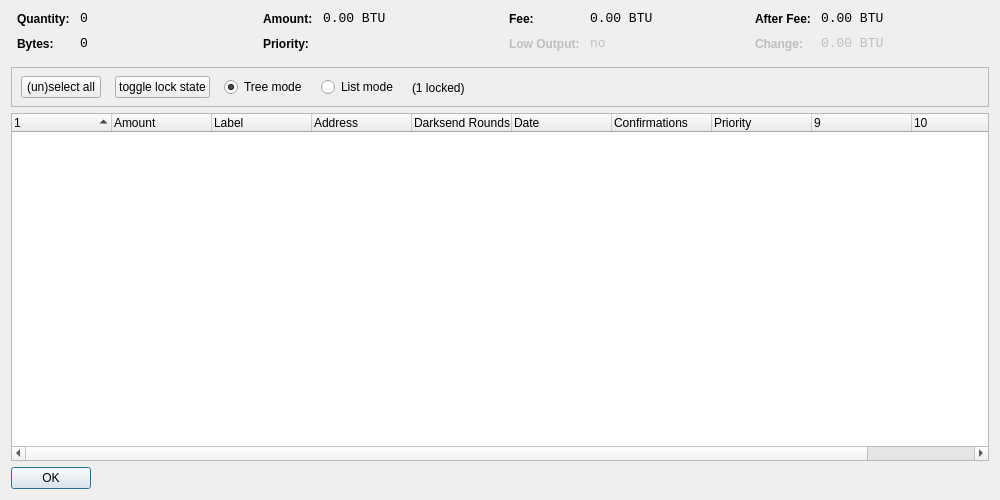
<?xml version="1.0" encoding="UTF-8"?>
<ui version="4.0">
 <class>CoinControlDialog</class>
 <widget class="QDialog" name="CoinControlDialog">
  <property name="geometry">
   <rect>
    <x>0</x>
    <y>0</y>
    <width>1000</width>
    <height>500</height>
   </rect>
  </property>
  <property name="windowTitle">
   <string>Coin Control</string>
  </property>
  <layout class="QVBoxLayout" name="verticalLayout">
   <item>
    <layout class="QHBoxLayout" name="horizontalLayoutTop" stretch="0,0,0,0">
     <property name="topMargin">
      <number>0</number>
     </property>
     <property name="bottomMargin">
      <number>10</number>
     </property>
     <item>
      <layout class="QFormLayout" name="formLayoutCoinControl1">
       <property name="horizontalSpacing">
        <number>10</number>
       </property>
       <property name="verticalSpacing">
        <number>10</number>
       </property>
       <property name="leftMargin">
        <number>6</number>
       </property>
       <property name="rightMargin">
        <number>6</number>
       </property>
       <item row="0" column="0">
        <widget class="QLabel" name="labelCoinControlQuantityText">
         <property name="styleSheet">
          <string notr="true">font-weight:bold;</string>
         </property>
         <property name="text">
          <string>Quantity:</string>
         </property>
        </widget>
       </item>
       <item row="0" column="1">
        <widget class="QLabel" name="labelCoinControlQuantity">
         <property name="font">
          <font>
           <family>Monospace</family>
           <pointsize>10</pointsize>
          </font>
         </property>
         <property name="cursor">
          <cursorShape>IBeamCursor</cursorShape>
         </property>
         <property name="contextMenuPolicy">
          <enum>Qt::ActionsContextMenu</enum>
         </property>
         <property name="text">
          <string notr="true">0</string>
         </property>
         <property name="textInteractionFlags">
          <set>Qt::LinksAccessibleByMouse|Qt::TextSelectableByKeyboard|Qt::TextSelectableByMouse</set>
         </property>
        </widget>
       </item>
       <item row="1" column="0">
        <widget class="QLabel" name="labelCoinControlBytesText">
         <property name="styleSheet">
          <string notr="true">font-weight:bold;</string>
         </property>
         <property name="text">
          <string>Bytes:</string>
         </property>
        </widget>
       </item>
       <item row="1" column="1">
        <widget class="QLabel" name="labelCoinControlBytes">
         <property name="font">
          <font>
           <family>Monospace</family>
           <pointsize>10</pointsize>
          </font>
         </property>
         <property name="cursor">
          <cursorShape>IBeamCursor</cursorShape>
         </property>
         <property name="contextMenuPolicy">
          <enum>Qt::ActionsContextMenu</enum>
         </property>
         <property name="text">
          <string notr="true">0</string>
         </property>
         <property name="textInteractionFlags">
          <set>Qt::LinksAccessibleByMouse|Qt::TextSelectableByKeyboard|Qt::TextSelectableByMouse</set>
         </property>
        </widget>
       </item>
      </layout>
     </item>
     <item>
      <layout class="QFormLayout" name="formLayoutCoinControl2">
       <property name="horizontalSpacing">
        <number>10</number>
       </property>
       <property name="verticalSpacing">
        <number>10</number>
       </property>
       <property name="leftMargin">
        <number>6</number>
       </property>
       <property name="rightMargin">
        <number>6</number>
       </property>
       <item row="0" column="0">
        <widget class="QLabel" name="labelCoinControlAmountText">
         <property name="styleSheet">
          <string notr="true">font-weight:bold;</string>
         </property>
         <property name="text">
          <string>Amount:</string>
         </property>
        </widget>
       </item>
       <item row="0" column="1">
        <widget class="QLabel" name="labelCoinControlAmount">
         <property name="font">
          <font>
           <family>Monospace</family>
           <pointsize>10</pointsize>
          </font>
         </property>
         <property name="cursor">
          <cursorShape>IBeamCursor</cursorShape>
         </property>
         <property name="contextMenuPolicy">
          <enum>Qt::ActionsContextMenu</enum>
         </property>
         <property name="text">
          <string notr="true">0.00 BTU</string>
         </property>
         <property name="textInteractionFlags">
          <set>Qt::LinksAccessibleByMouse|Qt::TextSelectableByKeyboard|Qt::TextSelectableByMouse</set>
         </property>
        </widget>
       </item>
       <item row="1" column="0">
        <widget class="QLabel" name="labelCoinControlPriorityText">
         <property name="styleSheet">
          <string notr="true">font-weight:bold;</string>
         </property>
         <property name="text">
          <string>Priority:</string>
         </property>
        </widget>
       </item>
       <item row="1" column="1">
        <widget class="QLabel" name="labelCoinControlPriority">
         <property name="font">
          <font>
           <family>Monospace</family>
           <pointsize>10</pointsize>
          </font>
         </property>
         <property name="cursor">
          <cursorShape>IBeamCursor</cursorShape>
         </property>
         <property name="contextMenuPolicy">
          <enum>Qt::ActionsContextMenu</enum>
         </property>
         <property name="text">
          <string/>
         </property>
         <property name="textInteractionFlags">
          <set>Qt::LinksAccessibleByMouse|Qt::TextSelectableByKeyboard|Qt::TextSelectableByMouse</set>
         </property>
        </widget>
       </item>
      </layout>
     </item>
     <item>
      <layout class="QFormLayout" name="formLayoutCoinControl3">
       <property name="horizontalSpacing">
        <number>10</number>
       </property>
       <property name="verticalSpacing">
        <number>10</number>
       </property>
       <property name="leftMargin">
        <number>6</number>
       </property>
       <property name="rightMargin">
        <number>6</number>
       </property>
       <item row="0" column="0">
        <widget class="QLabel" name="labelCoinControlFeeText">
         <property name="styleSheet">
          <string notr="true">font-weight:bold;</string>
         </property>
         <property name="text">
          <string>Fee:</string>
         </property>
        </widget>
       </item>
       <item row="0" column="1">
        <widget class="QLabel" name="labelCoinControlFee">
         <property name="font">
          <font>
           <family>Monospace</family>
           <pointsize>10</pointsize>
          </font>
         </property>
         <property name="cursor">
          <cursorShape>IBeamCursor</cursorShape>
         </property>
         <property name="contextMenuPolicy">
          <enum>Qt::ActionsContextMenu</enum>
         </property>
         <property name="text">
          <string notr="true">0.00 BTU</string>
         </property>
         <property name="textInteractionFlags">
          <set>Qt::LinksAccessibleByMouse|Qt::TextSelectableByKeyboard|Qt::TextSelectableByMouse</set>
         </property>
        </widget>
       </item>
       <item row="1" column="0">
        <widget class="QLabel" name="labelCoinControlLowOutputText">
         <property name="enabled">
          <bool>false</bool>
         </property>
         <property name="styleSheet">
          <string notr="true">font-weight:bold;</string>
         </property>
         <property name="text">
          <string>Low Output:</string>
         </property>
        </widget>
       </item>
       <item row="1" column="1">
        <widget class="QLabel" name="labelCoinControlLowOutput">
         <property name="enabled">
          <bool>false</bool>
         </property>
         <property name="font">
          <font>
           <family>Monospace</family>
           <pointsize>10</pointsize>
          </font>
         </property>
         <property name="cursor">
          <cursorShape>IBeamCursor</cursorShape>
         </property>
         <property name="contextMenuPolicy">
          <enum>Qt::ActionsContextMenu</enum>
         </property>
         <property name="text">
          <string notr="true">no</string>
         </property>
         <property name="textInteractionFlags">
          <set>Qt::LinksAccessibleByMouse|Qt::TextSelectableByKeyboard|Qt::TextSelectableByMouse</set>
         </property>
        </widget>
       </item>
      </layout>
     </item>
     <item>
      <layout class="QFormLayout" name="formLayoutCoinControl4">
       <property name="horizontalSpacing">
        <number>10</number>
       </property>
       <property name="verticalSpacing">
        <number>10</number>
       </property>
       <property name="leftMargin">
        <number>6</number>
       </property>
       <property name="rightMargin">
        <number>6</number>
       </property>
       <item row="0" column="0">
        <widget class="QLabel" name="labelCoinControlAfterFeeText">
         <property name="styleSheet">
          <string notr="true">font-weight:bold;</string>
         </property>
         <property name="text">
          <string>After Fee:</string>
         </property>
        </widget>
       </item>
       <item row="0" column="1">
        <widget class="QLabel" name="labelCoinControlAfterFee">
         <property name="font">
          <font>
           <family>Monospace</family>
           <pointsize>10</pointsize>
          </font>
         </property>
         <property name="cursor">
          <cursorShape>IBeamCursor</cursorShape>
         </property>
         <property name="contextMenuPolicy">
          <enum>Qt::ActionsContextMenu</enum>
         </property>
         <property name="text">
          <string notr="true">0.00 BTU</string>
         </property>
         <property name="textInteractionFlags">
          <set>Qt::LinksAccessibleByMouse|Qt::TextSelectableByKeyboard|Qt::TextSelectableByMouse</set>
         </property>
        </widget>
       </item>
       <item row="1" column="0">
        <widget class="QLabel" name="labelCoinControlChangeText">
         <property name="enabled">
          <bool>false</bool>
         </property>
         <property name="styleSheet">
          <string notr="true">font-weight:bold;</string>
         </property>
         <property name="text">
          <string>Change:</string>
         </property>
        </widget>
       </item>
       <item row="1" column="1">
        <widget class="QLabel" name="labelCoinControlChange">
         <property name="enabled">
          <bool>false</bool>
         </property>
         <property name="font">
          <font>
           <family>Monospace</family>
           <pointsize>10</pointsize>
          </font>
         </property>
         <property name="cursor">
          <cursorShape>IBeamCursor</cursorShape>
         </property>
         <property name="contextMenuPolicy">
          <enum>Qt::ActionsContextMenu</enum>
         </property>
         <property name="text">
          <string notr="true">0.00 BTU</string>
         </property>
         <property name="textInteractionFlags">
          <set>Qt::LinksAccessibleByMouse|Qt::TextSelectableByKeyboard|Qt::TextSelectableByMouse</set>
         </property>
        </widget>
       </item>
      </layout>
     </item>
    </layout>
   </item>
   <item>
    <widget class="QFrame" name="frame">
     <property name="minimumSize">
      <size>
       <width>0</width>
       <height>40</height>
      </size>
     </property>
     <property name="frameShape">
      <enum>QFrame::StyledPanel</enum>
     </property>
     <property name="frameShadow">
      <enum>QFrame::Sunken</enum>
     </property>
     <widget class="QWidget" name="horizontalLayoutWidget">
      <property name="geometry">
       <rect>
        <x>10</x>
        <y>0</y>
        <width>781</width>
        <height>41</height>
       </rect>
      </property>
      <layout class="QHBoxLayout" name="horizontalLayoutPanel" stretch="0,0,0,0,0">
       <property name="spacing">
        <number>14</number>
       </property>
       <item>
        <widget class="QPushButton" name="pushButtonSelectAll">
         <property name="sizePolicy">
          <sizepolicy hsizetype="Maximum" vsizetype="Fixed">
           <horstretch>0</horstretch>
           <verstretch>0</verstretch>
          </sizepolicy>
         </property>
         <property name="text">
          <string>(un)select all</string>
         </property>
        </widget>
       </item>
        <item>
         <widget class="QPushButton" name="pushButtonToggleLock">
          <property name="sizePolicy">
           <sizepolicy hsizetype="Maximum" vsizetype="Fixed">
            <horstretch>0</horstretch>
            <verstretch>0</verstretch>
           </sizepolicy>
          </property>
          <property name="text">
           <string>toggle lock state</string>
          </property>
          <property name="autoDefault">
           <bool>false</bool>
          </property>
         </widget>
        </item>
       <item>
        <widget class="QRadioButton" name="radioTreeMode">
         <property name="sizePolicy">
          <sizepolicy hsizetype="Maximum" vsizetype="Fixed">
           <horstretch>0</horstretch>
           <verstretch>0</verstretch>
          </sizepolicy>
         </property>
         <property name="text">
          <string>Tree mode</string>
         </property>
         <property name="checked">
          <bool>true</bool>
         </property>
        </widget>
       </item>
       <item>
        <widget class="QRadioButton" name="radioListMode">
         <property name="sizePolicy">
          <sizepolicy hsizetype="Maximum" vsizetype="Fixed">
           <horstretch>0</horstretch>
           <verstretch>0</verstretch>
          </sizepolicy>
         </property>
         <property name="text">
          <string>List mode</string>
         </property>
        </widget>
       </item>
        <item>
         <widget class="QLabel" name="labelLocked">
          <property name="text">
           <string>(1 locked)</string>
          </property>
         </widget>
        </item>
       <item>
        <spacer name="horizontalSpacer">
         <property name="orientation">
          <enum>Qt::Horizontal</enum>
         </property>
         <property name="sizeHint" stdset="0">
          <size>
           <width>40</width>
           <height>20</height>
          </size>
         </property>
        </spacer>
       </item>
      </layout>
     </widget>
    </widget>
   </item>
   <item>
    <widget class="CoinControlTreeWidget" name="treeWidget">
     <property name="contextMenuPolicy">
      <enum>Qt::CustomContextMenu</enum>
     </property>
     <property name="sortingEnabled">
      <bool>false</bool>
     </property>
     <property name="columnCount">
      <number>11</number>
     </property>
     <attribute name="headerShowSortIndicator" stdset="0">
      <bool>true</bool>
     </attribute>
     <attribute name="headerStretchLastSection">
      <bool>false</bool>
     </attribute>
     <column>
      <property name="text">
       <string/>
      </property>
     </column>
     <column>
      <property name="text">
       <string>Amount</string>
      </property>
     </column>
     <column>
      <property name="text">
       <string>Label</string>
      </property>
     </column>
     <column>
      <property name="text">
       <string>Address</string>
      </property>
     </column>
     <column>
      <property name="text">
       <string>Darksend Rounds</string>
      </property>
    </column>
     <column>
      <property name="text">
       <string>Date</string>
      </property>
     </column>
     <column>
      <property name="text">
       <string>Confirmations</string>
      </property>
      <property name="toolTip">
       <string>Confirmed</string>
      </property>
     </column>
     <column>
      <property name="text">
       <string>Priority</string>
      </property>
     </column>
     <column>
      <property name="text">
       <string/>
      </property>
     </column>
     <column>
      <property name="text">
       <string/>
      </property>
     </column>
     <column>
      <property name="text">
       <string/>
      </property>
     </column>
     <column>
      <property name="text">
       <string/>
      </property>
     </column>
    </widget>
   </item>
   <item>
    <widget class="QDialogButtonBox" name="buttonBox">
     <property name="sizePolicy">
      <sizepolicy hsizetype="Maximum" vsizetype="Fixed">
       <horstretch>0</horstretch>
       <verstretch>0</verstretch>
      </sizepolicy>
     </property>
     <property name="orientation">
      <enum>Qt::Horizontal</enum>
     </property>
     <property name="standardButtons">
      <set>QDialogButtonBox::Ok</set>
     </property>
    </widget>
   </item>
  </layout>
 </widget>
 <customwidgets>
  <customwidget>
   <class>CoinControlTreeWidget</class>
   <extends>QTreeWidget</extends>
   <header>coincontroltreewidget.h</header>
  </customwidget>
 </customwidgets>
 <resources/>
 <connections/>
</ui>
